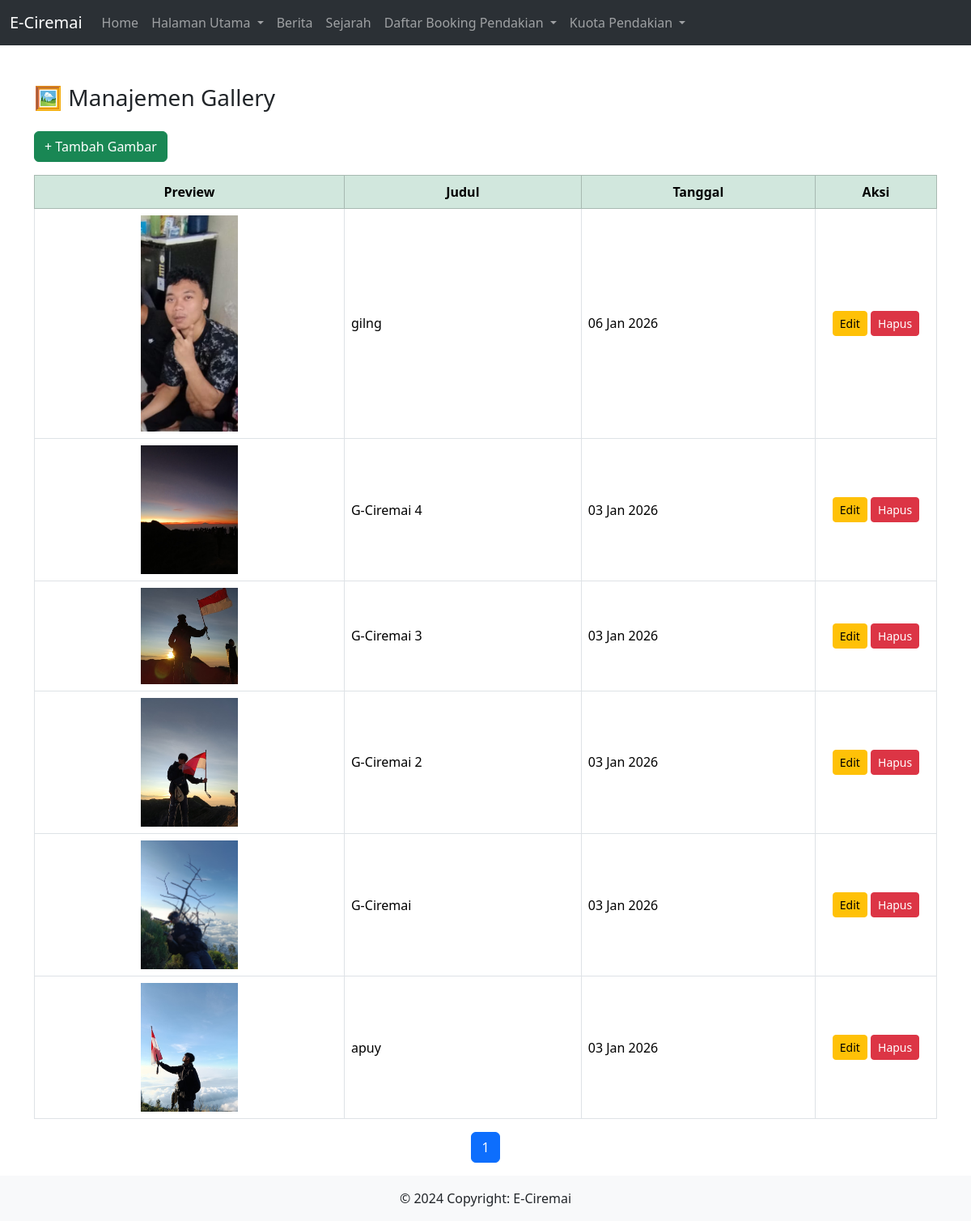
The app's page /Admin/gallery_index.php with its own data.
### tables this page shows
CREATE TABLE `gallery` (
  `id` int(11) NOT NULL,
  `judul` varchar(150) DEFAULT NULL,
  `gambar` varchar(255) DEFAULT NULL,
  `created_at` datetime DEFAULT NULL
);

### Admin/gallery_index.php (the view, shortened to what this page needs)
<?php include "../Admin/header.php"; ?>
<?php
$limit = 10;
$page  = isset($_GET['page']) ? (int)$_GET['page'] : 1;
$start = ($page - 1) * $limit;
$total = mysqli_fetch_assoc(mysqli_query($koneksi,"SELECT COUNT(*) total FROM gallery"))['total'];
$pages = ceil($total / $limit);
$q = mysqli_query($koneksi,"
    SELECT * FROM gallery
    ORDER BY created_at DESC
    LIMIT $start, $limit
");
?>
<div class="container mt-5">
    <h3 class="mb-4">🖼️ Manajemen Gallery</h3>
    <a href="gallery_tambah.php" class="btn btn-success mb-3">+ Tambah Gambar</a>
    <table class="table table-bordered align-middle">
        <thead class="table-success text-center">
            <tr>
                <th>Preview</th>
                <th>Judul</th>
                <th>Tanggal</th>
                <th width="150">Aksi</th>
            </tr>
        </thead>
        <tbody>
        <?php while($d=mysqli_fetch_assoc($q)): ?>
            <tr>
                <td class="text-center">
                    <img src="../img/gallery/<?= $d['gambar'] ?>" width="120">
                </td>
                <td><?= $d['judul'] ?></td>
                <td><?= date('d M Y',strtotime($d['created_at'])) ?></td>
                <td class="text-center">
                    <a href="gallery_edit.php?id=<?= $d['id'] ?>" class="btn btn-warning btn-sm">Edit</a>
                    <a href="gallery_hapus.php?id=<?= $d['id'] ?>"
                       onclick="return confirm('Hapus gambar?')"
                       class="btn btn-danger btn-sm">Hapus</a>
                </td>
            </tr>
        <?php endwhile; ?>
        </tbody>
    </table>
    <nav>
        <ul class="pagination justify-content-center">
        <?php for($i=1;$i<=$pages;$i++): ?>
            <li class="page-item <?= ($i==$page)?'active':'' ?>">
                <a class="page-link" href="?page=<?= $i ?>"><?= $i ?></a>
            </li>
        <?php endfor; ?>
        </ul>
    </nav>
</div>
<?php include "../Admin/footer.php"; ?>

### Admin/header.php (shortened to what this page needs)
<!DOCTYPE html>
<html lang="en">
<head>
    <link href="https://cdn.jsdelivr.net/npm/bootstrap@5.3.8/dist/css/bootstrap.min.css" rel="stylesheet"
>
    <link href="https://cdn.jsdelivr.net/npm/summernote@0.9.0/dist/summernote.min.css" rel="stylesheet">
</head>
    <nav class="navbar navbar-expand-lg bg-body-tertiary" data-bs-theme="dark">
    <div class="container-fluid">
        <a class="navbar-brand" href="#">E-Ciremai</a>
        <div class="collapse navbar-collapse" id="navbarNavDropdown">
            <ul class="navbar-nav">
                <li class="nav-item">
                    <a class="nav-link" href="../Admin/home_index.php">Home</a>
                </li>
                <li class="nav-item dropdown">
                    <a class="nav-link dropdown-toggle" href="#" role="button"
                        data-bs-toggle="dropdown">
                        Halaman Utama
                    </a>
                </li>
                <li class="nav-item">
                    <a class="nav-link" href="../Admin/berita_index.php">Berita</a>
                </li>
                <li class="nav-item">
                    <a class="nav-link" href="../Admin/sejarah_index.php">Sejarah</a>
                </li>
                <li class="nav-item dropdown">
                    <a class="nav-link dropdown-toggle" href="#" role="button"
                        data-bs-toggle="dropdown">
                        Daftar Booking Pendakian
                    </a>
                </li>
                <li class="nav-item dropdown">
                    <a class="nav-link dropdown-toggle" href="#" role="button"
                        data-bs-toggle="dropdown">
                        Kuota Pendakian
                    </a>
                </li>
            </ul>
        </div>
    </div>
</nav>
</head>
    <main>

### Admin/footer.php (shortened to what this page needs)
</main>
<footer class=bg-light>
    <div class="bg-light text-center p-3" style=background : #CCCCCC>
        © 2024 Copyright: E-Ciremai
    </div>
</footer>
</body>
</html>

### records on screen
gallery: gambar (picture), judul "gilng", created_at "06 Jan 2026"
gallery: gambar (picture), judul "G-Ciremai 4", created_at "03 Jan 2026"
gallery: gambar (picture), judul "G-Ciremai 3", created_at "03 Jan 2026"
gallery: gambar (picture), judul "G-Ciremai 2", created_at "03 Jan 2026"
gallery: gambar (picture), judul "G-Ciremai", created_at "03 Jan 2026"
gallery: gambar (picture), judul "apuy", created_at "03 Jan 2026"
